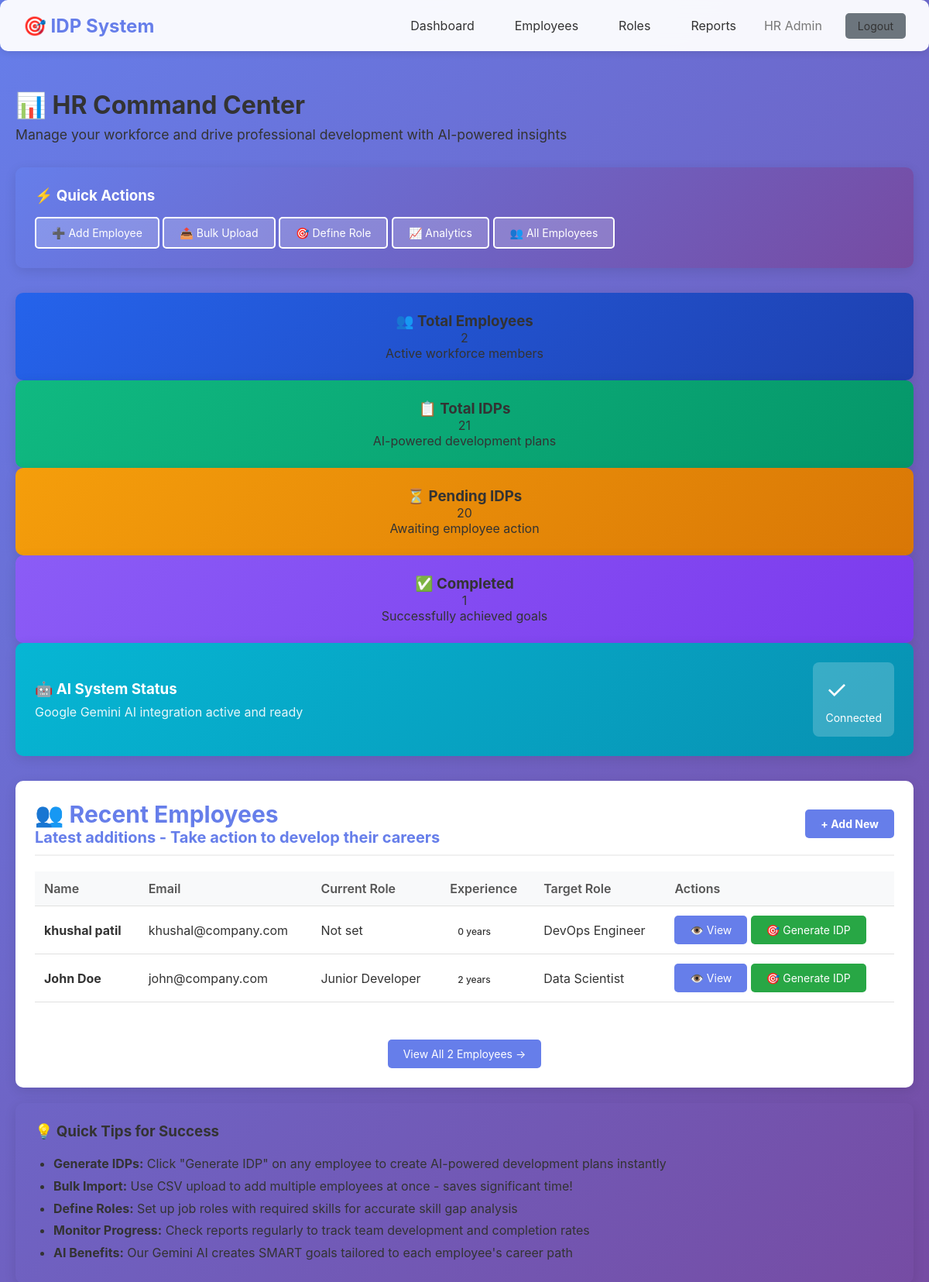
Screenshot of /hr/dashboard (signed in) with the database file from the repository.
### models/models.py (models this page shows, shortened)
class User(UserMixin, db.Model):
    __tablename__ = 'users'
    id = db.Column(db.Integer, primary_key=True)
    name = db.Column(db.String(100), nullable=False)
    email = db.Column(db.String(120), unique=True, nullable=False)
    password_hash = db.Column(db.String(255), nullable=False)
    role = db.Column(db.String(20), nullable=False, default='employee')  # 'hr' or 'employee'
    skills = db.Column(db.Text)  # Comma-separated skills
    experience = db.Column(db.Integer, default=0)  # Years of experience
    goal = db.Column(db.Text)  # Career goal
    current_role = db.Column(db.String(100))
    target_role = db.Column(db.String(100))
    created_at = db.Column(db.DateTime, default=datetime.utcnow)
    idps = db.relationship('IDP', backref='user', lazy=True, cascade='all, delete-orphan')

### routes/hr.py (the view)
@hr_bp.route('/dashboard')
@login_required
@hr_required
def dashboard():
    total_employees = User.query.filter_by(role='employee').count()
    total_idps = IDP.query.count()
    pending_idps = IDP.query.filter_by(status='pending').count()
    completed_idps = IDP.query.filter_by(status='completed').count()
    recent_employees = User.query.filter_by(role='employee').order_by(User.created_at.desc()).limit(5).all()
    stats = {
        'total_employees': total_employees,
        'total_idps': total_idps,
        'pending_idps': pending_idps,
        'completed_idps': completed_idps
    }
    return render_template('hr_dashboard.html', stats=stats, recent_employees=recent_employees)

### routes/hr.py (called while the page is built)
def hr_required(f):
    @wraps(f)
    def decorated_function(*args, **kwargs):
        if not current_user.is_authenticated or current_user.role != 'hr':
            flash('Access denied. HR privileges required.', 'error')
            return redirect(url_for('auth.login'))
        return f(*args, **kwargs)
    return decorated_function

### templates/hr_dashboard.html (shortened to what this page needs)
{% extends "base.html" %}
{% block content %}
<div style="margin-bottom: 2rem;">
    <h1 style="color: var(--text-primary); margin-bottom: 0.5rem;">📊 HR Command Center</h1>
    <p style="color: var(--text-secondary); font-size: 1.1rem;">
        Manage your workforce and drive professional development with AI-powered insights
    </p>
</div>
<div class="card" style="margin-bottom: 2rem; background: linear-gradient(135deg, #667eea 0%, #764ba2 100%); color: white; border: none;">
    <h3 style="margin-bottom: 1rem; color: white;">⚡ Quick Actions</h3>
    <div class="btn-group" style="flex-wrap: wrap;">
        <a href="{{ url_for('hr.add_employee') }}" class="btn" style="background: rgba(255,255,255,0.2); color: white; border: 2px solid white;">
            ➕ Add Employee
        </a>
        <a href="{{ url_for('hr.upload_csv') }}" class="btn" style="background: rgba(255,255,255,0.2); color: white; border: 2px solid white;">
            📤 Bulk Upload
        </a>
        <a href="{{ url_for('hr.add_role') }}" class="btn" style="background: rgba(255,255,255,0.2); color: white; border: 2px solid white;">
            🎯 Define Role
        </a>
        <a href="{{ url_for('hr.reports') }}" class="btn" style="background: rgba(255,255,255,0.2); color: white; border: 2px solid white;">
            📈 Analytics
        </a>
        <a href="{{ url_for('hr.employees') }}" class="btn" style="background: rgba(255,255,255,0.2); color: white; border: 2px solid white;">
            👥 All Employees
        </a>
    </div>
</div>
<div class="dashboard-grid">
    <div class="stat-card" style="background: linear-gradient(135deg, #2563eb 0%, #1e40af 100%);">
        <h3>👥 Total Employees</h3>
        <div class="stat-value">{{ stats.total_employees }}</div>
        <p>Active workforce members</p>
    </div>
    <div class="stat-card" style="background: linear-gradient(135deg, #10b981 0%, #059669 100%);">
        <h3>📋 Total IDPs</h3>
        <div class="stat-value">{{ stats.total_idps }}</div>
        <p>AI-powered development plans</p>
    </div>
    <div class="stat-card" style="background: linear-gradient(135deg, #f59e0b 0%, #d97706 100%);">
        <h3>⏳ Pending IDPs</h3>
        <div class="stat-value">{{ stats.pending_idps }}</div>
        <p>Awaiting employee action</p>
    </div>
    <div class="stat-card" style="background: linear-gradient(135deg, #8b5cf6 0%, #7c3aed 100%);">
        <h3>✅ Completed</h3>
        <div class="stat-value">{{ stats.completed_idps }}</div>
        <p>Successfully achieved goals</p>
    </div>
</div>
<div class="card" style="margin-bottom: 2rem; background: linear-gradient(135deg, #06b6d4 0%, #0891b2 100%); color: white; border: none;">
    <div style="display: flex; justify-content: space-between; align-items: center; flex-wrap: wrap;">
        <div>
            <h3 style="color: white; margin-bottom: 0.5rem;">🤖 AI System Status</h3>
            <p style="opacity: 0.9; margin-bottom: 0;">Google Gemini AI integration active and ready</p>
        </div>
        <div style="background: rgba(255,255,255,0.2); padding: 1rem; border-radius: 8px;">
            <div style="font-size: 2rem; margin-bottom: 0.5rem;">✓</div>
            <div style="font-size: 0.875rem;">Connected</div>
        </div>
    </div>
</div>
<div class="card">
    <div class="card-header" style="display: flex; justify-content: space-between; align-items: center; flex-wrap: wrap;">
        <div>
            <h2 class="card-title">👥 Recent Employees</h2>
            <p class="card-subtitle">Latest additions - Take action to develop their careers</p>
        </div>
        <a href="{{ url_for('hr.add_employee') }}" class="btn btn-primary btn-sm">+ Add New</a>
    </div>
    {% if recent_employees %}
    <div class="table-container">
        <table>
            <thead>
                <tr>
                    <th>Name</th>
                    <th>Email</th>
                    <th>Current Role</th>
                    <th>Experience</th>
                    <th>Target Role</th>
                    <th>Actions</th>
                </tr>
            </thead>
            <tbody>
                {% for employee in recent_employees %}
                <tr>
                    <td><strong>{{ employee.name }}</strong></td>
                    <td>{{ employee.email }}</td>
                    <td>{{ employee.current_role or 'Not set' }}</td>
                    <td>
                        <span class="badge badge-primary">{{ employee.experience }} years</span>
                    </td>
                    <td>{{ employee.target_role or 'Not set' }}</td>
                    <td>
                        <div class="btn-group">
                            <a href="{{ url_for('hr.employee_detail', user_id=employee.id) }}"
                               class="btn btn-primary btn-sm">
                                👁️ View
                            </a>
                            <a href="{{ url_for('hr.generate_idp', user_id=employee.id) }}"
                               class="btn btn-success btn-sm"
                               onclick="return confirmGenerateIDP({{ employee.id }}, '{{ employee.name }}')">
                                🎯 Generate IDP
                            </a>
                        </div>
                    </td>
                </tr>
                {% endfor %}
            </tbody>
        </table>
    </div>
    {% endif %}
    <div style="text-align: center; margin-top: 1.5rem; padding-top: 1.5rem; border-top: 2px solid var(--border-color);">
        <a href="{{ url_for('hr.employees') }}" class="btn btn-primary">
            View All {{ stats.total_employees }} Employees →
        </a>
    </div>
</div>
<div class="card" style="background: var(--light-bg); border: 2px dashed var(--border-color);">
    <h3 style="margin-bottom: 1rem;">💡 Quick Tips for Success</h3>
    <ul style="margin-left: 1.5rem; line-height: 1.8; color: var(--text-primary);">
        <li><strong>Generate IDPs:</strong> Click "Generate IDP" on any employee to create AI-powered development plans instantly</li>
        <li><strong>Bulk Import:</strong> Use CSV upload to add multiple employees at once - saves significant time!</li>
        <li><strong>Define Roles:</strong> Set up job roles with required skills for accurate skill gap analysis</li>
        <li><strong>Monitor Progress:</strong> Check reports regularly to track team development and completion rates</li>
        <li><strong>AI Benefits:</strong> Our Gemini AI creates SMART goals tailored to each employee's career path</li>
    </ul>
</div>
{% endblock %}

### templates/base.html (shortened to what this page needs)
<!DOCTYPE html>
<html lang="en">
<head>
</head>
<body>
    {% if current_user.is_authenticated %}
    <div class="navbar">
        <div class="navbar-content">
            <div class="navbar-brand">🎯 IDP System</div>
            <div class="navbar-menu">
                {% if current_user.role == 'hr' %}
                    <a href="{{ url_for('hr.dashboard') }}">Dashboard</a>
                    <a href="{{ url_for('hr.employees') }}">Employees</a>
                    <a href="{{ url_for('hr.roles') }}">Roles</a>
                    <a href="{{ url_for('hr.reports') }}">Reports</a>
                {% else %}
                    <a href="{{ url_for('employee.dashboard') }}">My IDPs</a>
                    <a href="{{ url_for('employee.profile') }}">Profile</a>
                {% endif %}
                <span style="color: #777;">{{ current_user.name }}</span>
                <a href="{{ url_for('auth.logout') }}" class="btn btn-secondary" style="margin-left: 10px;">Logout</a>
            </div>
        </div>
    </div>
    {% endif %}
    <div class="container">
        {% block content %}{% endblock %}
    </div>
</body>
</html>

### templates/base.html (style rules this page uses)
* { margin: 0; padding: 0; box-sizing: border-box; }
body { font-family: -apple-system, BlinkMacSystemFont, 'Segoe UI', Roboto, Oxygen, Ubuntu, sans-serif; background: linear-gradient(135deg, #667eea 0%, #764ba2 100%); min-height: 100vh; color: #333; }
.container { max-width: 1200px; margin: 0 auto; padding: 20px; }
.navbar { background: rgba(255, 255, 255, 0.95); backdrop-filter: blur(10px); padding: 15px 30px; box-shadow: 0 2px 10px rgba(0,0,0,0.1); margin-bottom: 30px; border-radius: 10px; }
.navbar-content { display: flex; justify-content: space-between; align-items: center; max-width: 1200px; margin: 0 auto; }
.navbar-brand { font-size: 24px; font-weight: bold; color: #667eea; }
.navbar-menu { display: flex; gap: 20px; align-items: center; }
.navbar-menu a { text-decoration: none; color: #333; padding: 8px 16px; border-radius: 5px; transition: all 0.3s; }
.btn { padding: 10px 20px; border: none; border-radius: 5px; cursor: pointer; font-size: 14px; transition: all 0.3s; text-decoration: none; display: inline-block; }
.btn-primary { background: #667eea; color: white; }
.btn-secondary { background: #6c757d; color: white; }
.btn-success { background: #28a745; color: white; }
.card { background: white; border-radius: 10px; padding: 25px; box-shadow: 0 4px 15px rgba(0,0,0,0.1); margin-bottom: 20px; }
.card-header { font-size: 20px; font-weight: bold; margin-bottom: 20px; color: #667eea; border-bottom: 2px solid #f0f0f0; padding-bottom: 10px; }
.stat-card { background: white; padding: 25px; border-radius: 10px; box-shadow: 0 4px 15px rgba(0,0,0,0.1); text-align: center; }
table { width: 100%; border-collapse: collapse; }
table th, table td { padding: 12px; text-align: left; border-bottom: 1px solid #e0e0e0; }
table th { background: #f8f9fa; font-weight: 600; color: #555; }
.badge { padding: 5px 10px; border-radius: 12px; font-size: 12px; font-weight: 500; }

### rows the page displays
User: name "HR Admin"
User: name "khushal patil", email "khushal@company.com", current_role "Not set", experience "0", target_role "DevOps Engineer"
User: name "John Doe", email "john@company.com", current_role "Junior Developer", experience "2", target_role "Data Scientist"

### other values shown
{{ stats.total_employees }} "2"
{{ stats.total_idps }} "21"
{{ stats.pending_idps }} "20"
{{ stats.completed_idps }} "1"
